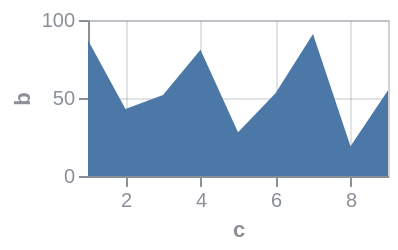

The Vega-Lite source for this figure:
### Vega specification from a JSON file in a GitHub repository (floating-point values rounded to 4 significant figures)
{"$schema": "https://vega.github.io/schema/vega/v6.json", "background": null, "padding": 5, "width": 150, "height": 78, "style": "cell", "data": [{"name": "source_0", "values": [{"a": "A", "b": 28, "c": 5, "g": "x"}, {"a": "B", "b": 55, "c": 9, "g": "y"}, {"a": "C", "b": 43, "c": 2, "g": "x"}, {"a": "D", "b": 91, "c": 7, "g": "y"}, {"a": "E", "b": 81, "c": 4, "g": "x"}, {"a": "F", "b": 53, "c": 6, "g": "y"}, {"a": "G", "b": 19, "c": 8, "g": "x"}, {"a": "H", "b": 87, "c": 1, "g": "y"}, {"a": "I", "b": 52, "c": 3, "g": "x"}]}, {"name": "data_0", "source": "source_0", "transform": [{"type": "formula", "expr": "toNumber(datum[\"c\"])", "as": "c"}, {"type": "impute", "field": "b", "groupby": [], "key": "c", "method": "value", "value": 0}, {"type": "stack", "groupby": ["c"], "field": "b", "sort": {"field": [], "order": []}, "as": ["b_start", "b_end"], "offset": "zero"}]}], "marks": [{"name": "marks", "type": "area", "style": ["area"], "sort": {"field": "x"}, "from": {"data": "data_0"}, "encode": {"update": {"orient": {"value": "vertical"}, "fill": {"value": "#4c78a8"}, "description": {"signal": "\"c: \" + (format(datum[\"c\"], \"\")) + \"; b: \" + (format(datum[\"b\"], \"\"))"}, "x": {"scale": "x", "field": "c"}, "y": {"scale": "y", "field": "b_end"}, "y2": {"scale": "y", "field": "b_start"}, "defined": {"signal": "isValid(datum[\"c\"]) && isFinite(+datum[\"c\"]) && isValid(datum[\"b\"]) && isFinite(+datum[\"b\"])"}}}}], "scales": [{"name": "x", "type": "linear", "domain": {"data": "data_0", "field": "c"}, "range": [0, {"signal": "width"}], "nice": true, "zero": false}, {"name": "y", "type": "linear", "domain": {"data": "data_0", "fields": ["b_start", "b_end"]}, "range": [{"signal": "height"}, 0], "nice": true, "zero": true}], "axes": [{"scale": "x", "orient": "bottom", "gridScale": "y", "grid": true, "tickCount": {"signal": "ceil(width/40)"}, "domain": false, "labels": false, "aria": false, "maxExtent": 0, "minExtent": 0, "ticks": false, "zindex": 0}, {"scale": "y", "orient": "left", "gridScale": "x", "grid": true, "tickCount": {"signal": "ceil(height/40)"}, "domain": false, "labels": false, "aria": false, "maxExtent": 0, "minExtent": 0, "ticks": false, "zindex": 0}, {"scale": "x", "orient": "bottom", "grid": false, "title": "c", "labelFlush": true, "labelOverlap": true, "tickCount": {"signal": "ceil(width/40)"}, "zindex": 0}, {"scale": "y", "orient": "left", "grid": false, "title": "b", "labelOverlap": true, "tickCount": {"signal": "ceil(height/40)"}, "zindex": 0}], "config": {"axis": {"labelColor": "#8a8f98", "titleColor": "#8a8f98", "domainColor": "#8a8f98", "tickColor": "#8a8f98", "gridColor": "#8a8f98", "gridOpacity": 0.25}, "style": {"cell": {"stroke": "#8a8f98", "strokeOpacity": 0.4}}}}
